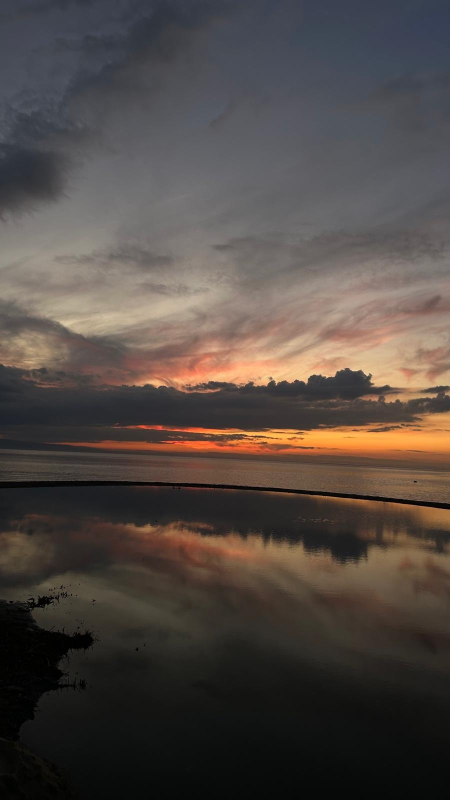
#> input picture outputs/resized_img1.jpg, 900 x 1600 px (shown at 1/2 size)
$ python step_2_7_feature_extraction.py
#> lines starting #> are read from the running program, lines starting #| are printed output that depends on the picture; after the words box and inside, x2 and y2 are one past the last pixel; in counts of white or black regions, pixels touching at a corner belong together
import cv2
import numpy as np
import os

os.makedirs("outputs/2_7", exist_ok=True)

# Girdi görüntüler (panorama için komşu 2 görüntü kullanıyoruz)
img1 = cv2.imread("outputs/resized_img1.jpg")
#> img1 is the input picture: shape (1600, 900, 3); mean B, G, R 67.7, 72.6, 81.4
img2 = cv2.imread("outputs/resized_img2.jpg")
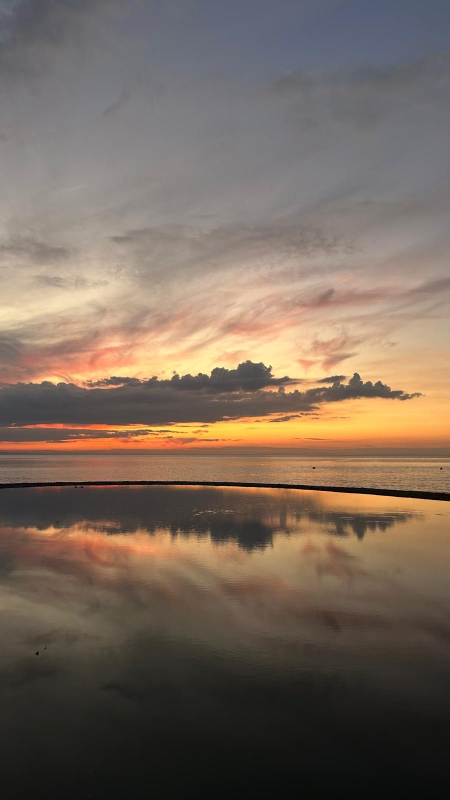
#> input picture outputs/resized_img2.jpg, 900 x 1600 px (shown at 1/2 size)
#> img2 is the input picture: shape (1600, 900, 3); mean B, G, R 92.2, 104.9, 120.6

gray1 = cv2.cvtColor(img1, cv2.COLOR_BGR2GRAY)
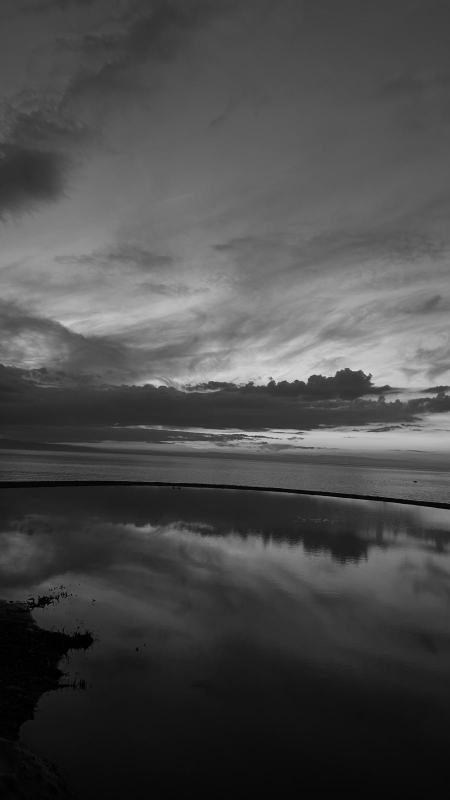
#> gray1: shape (1600, 900) (shown at 1/2 size); min 0, max 231, mean 74.7
gray2 = cv2.cvtColor(img2, cv2.COLOR_BGR2GRAY)
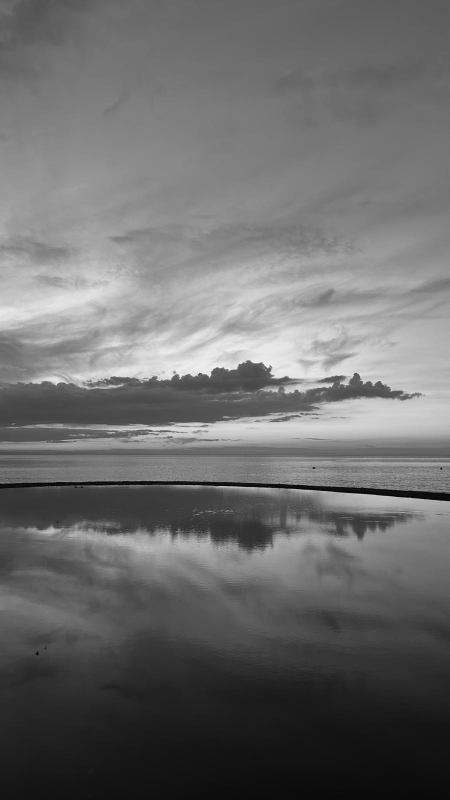
#> gray2: shape (1600, 900) (shown at 1/2 size); min 1, max 250, mean 108.2

cv2.imwrite("outputs/2_7/img1_gray.jpg", gray1)
cv2.imwrite("outputs/2_7/img2_gray.jpg", gray2)

# ========== 1) Köşe Tespiti (Harris) ==========
harris = cv2.cornerHarris(np.float32(gray1), 2, 3, 0.04)
harris = cv2.dilate(harris, None)

harris_vis = img1.copy()
harris_vis[harris > 0.01 * harris.max()] = [0, 0, 255]
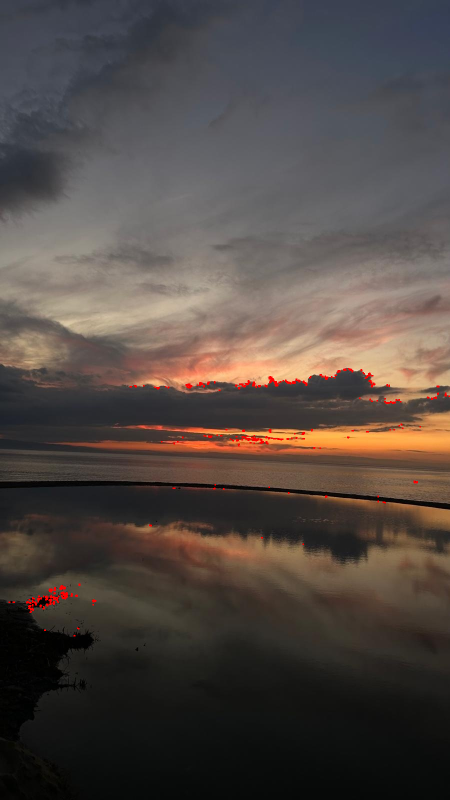
#> harris_vis: shape (1600, 900, 3) (shown at 1/2 size); 0.31% of pixels changed, all inside (x1, y1, x2, y2) = (17, 736, 900, 1273)

cv2.imwrite("outputs/2_7/harris_corners.jpg", harris_vis)

# ========== 2) ORB – Anahtar Nokta & Tanımlayıcı ==========
def run_orb(nfeatures, tag):
#> called with nfeatures = 500, tag = '500'
    orb = cv2.ORB_create(nfeatures=nfeatures)
    kp1, des1 = orb.detectAndCompute(gray1, None)
#> kp1 = 500 keypoints; strongest (x, y, size): (653, 754, 31), (552, 768, 31), (739, 748, 31), (734, 751, 31)
    kp2, des2 = orb.detectAndCompute(gray2, None)
#> kp2 = 500 keypoints; strongest (x, y, size): (418, 753, 31), (360, 756, 31), (396, 749, 31), (458, 740, 31)

    img1_kp = cv2.drawKeypoints(img1, kp1, None, color=(0,255,0))
    img2_kp = cv2.drawKeypoints(img2, kp2, None, color=(0,255,0))

    cv2.imwrite(f"outputs/2_7/img1_orb_{tag}.jpg", img1_kp)
    cv2.imwrite(f"outputs/2_7/img2_orb_{tag}.jpg", img2_kp)

    # ========== 3) Descriptor Eşleştirme ==========
    bf = cv2.BFMatcher(cv2.NORM_HAMMING, crossCheck=True)
    matches = bf.match(des1, des2)
#> matches = 290 matches
    matches = sorted(matches, key=lambda x: x.distance)

    match_img = cv2.drawMatches(
        img1, kp1, img2, kp2, matches[:40], None,
        flags=cv2.DrawMatchesFlags_NOT_DRAW_SINGLE_POINTS
    )
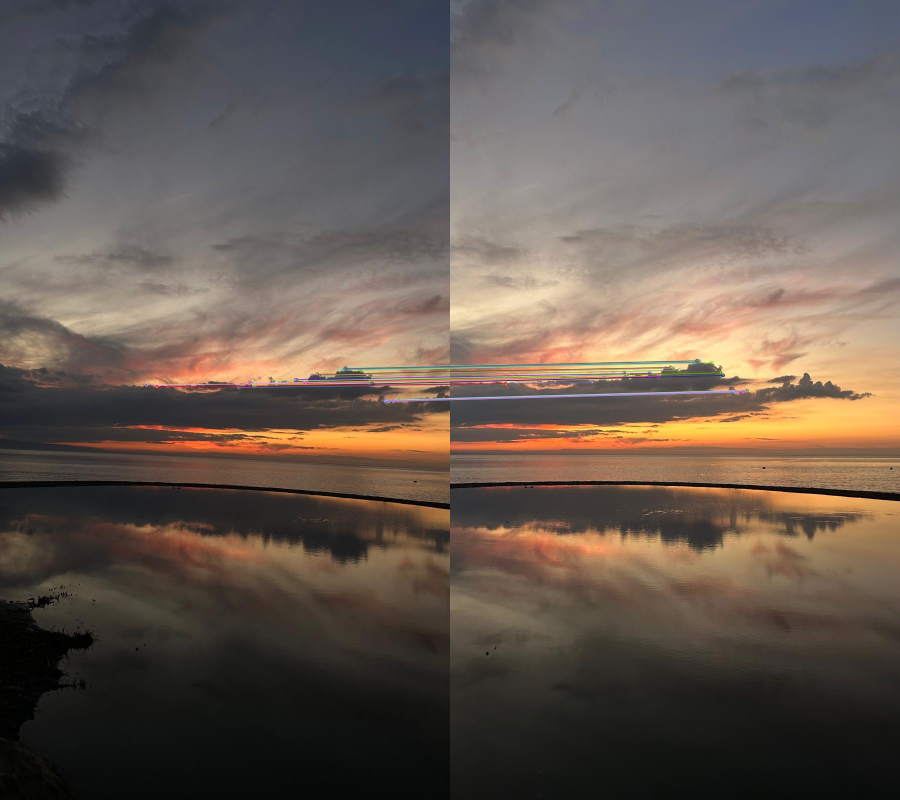
#> match_img: shape (1600, 1800, 3) (shown at 1/2 size); mean B, G, R 80.1, 88.7, 100.8

    cv2.imwrite(f"outputs/2_7/orb_matches_{tag}.jpg", match_img)

    return len(kp1), len(matches)

# Parametre karşılaştırması
kp_500, m_500 = run_orb(500, "500")
#> kp_500 = 500; m_500 = 290
kp_1000, m_1000 = run_orb(1000, "1000")
#> in run_orb (call 2), `kp1, des1 = orb.detectAndCompute(gray1, None)`: kp1 = 1000 keypoints; strongest (x, y, size): (653, 754, 31), (552, 768, 31), (739, 748, 31), (734, 751, 31)
#> in run_orb (call 2), `kp2, des2 = orb.detectAndCompute(gray2, None)`: kp2 = 1000 keypoints; strongest (x, y, size): (418, 753, 31), (360, 756, 31), (396, 749, 31), (458, 740, 31)
#> in run_orb (call 2), `matches = bf.match(des1, des2)`: matches = 537 matches
#> kp_1000 = 1000; m_1000 = 537

# Sonuçları txt olarak kaydet
with open("outputs/2_7/orb_stats.txt", "w", encoding="utf-8") as f:
    f.write("ORB Parametre Analizi\n")
    f.write(f"nfeatures=500  -> Keypoints: {kp_500}, Matches: {m_500}\n")
    f.write(f"nfeatures=1000 -> Keypoints: {kp_1000}, Matches: {m_1000}\n")

print("2.7 tamamlandi. Ciktilar: outputs/2_7/")
